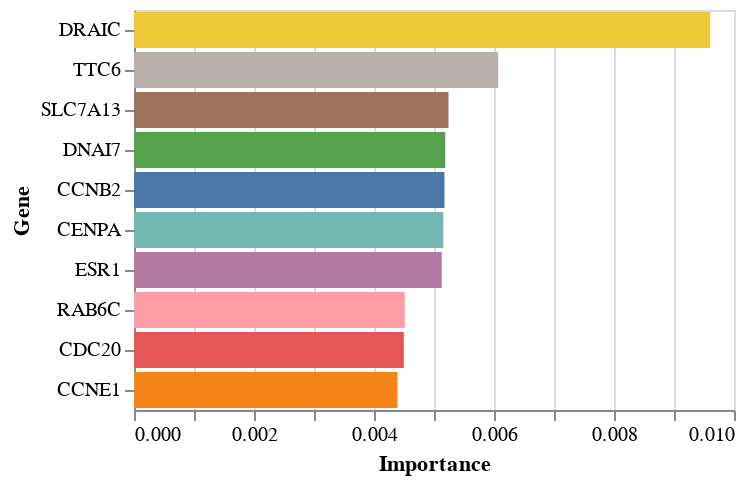

Notebook code cell kept with this figure:
### Code cell
alt.Chart(feature_data).mark_bar().encode(
    y= alt.Y("Feature Names", sort=alt.EncodingSortField(field="Importance", op="count", order='ascending'), title="Gene"),
    x=alt.X('Importance:Q'),
    color= alt.Color("Feature Names", title= "Gene", legend= None),
    tooltip = ["Feature Names", "Importance"]
)

### Figure 1 — Vega-Lite specification as saved in the notebook (floating-point values rounded to 4 significant figures)
{"config": {"view": {"continuousWidth": 300, "continuousHeight": 300}}, "data": {"name": "data-425e68533b37cbf37a48ac48eefc2cc6"}, "mark": {"type": "bar"}, "encoding": {"color": {"field": "Feature Names", "legend": null, "title": "Gene", "type": "nominal"}, "tooltip": [{"field": "Feature Names", "type": "nominal"}, {"field": "Importance", "type": "quantitative"}], "x": {"field": "Importance", "type": "quantitative"}, "y": {"field": "Feature Names", "sort": {"field": "Importance", "op": "count", "order": "ascending"}, "title": "Gene", "type": "nominal"}}, "$schema": "https://vega.github.io/schema/vega-lite/v5.20.1.json", "datasets": {"data-425e68533b37cbf37a48ac48eefc2cc6": [{"Feature": "ENSG00000245750.6", "Importance": 0.009603, "Feature Names": "DRAIC"}, {"Feature": "ENSG00000139865.15", "Importance": 0.00607, "Feature Names": "TTC6"}, {"Feature": "ENSG00000164893.7", "Importance": 0.005241, "Feature Names": "SLC7A13"}, {"Feature": "ENSG00000118307.17", "Importance": 0.005187, "Feature Names": "DNAI7"}, {"Feature": "ENSG00000157456.6", "Importance": 0.005174, "Feature Names": "CCNB2"}, {"Feature": "ENSG00000115163.13", "Importance": 0.005155, "Feature Names": "CENPA"}, {"Feature": "ENSG00000091831.20", "Importance": 0.005129, "Feature Names": "ESR1"}, {"Feature": "ENSG00000222014.5", "Importance": 0.004514, "Feature Names": "RAB6C"}, {"Feature": "ENSG00000117399.12", "Importance": 0.004496, "Feature Names": "CDC20"}, {"Feature": "ENSG00000105173.12", "Importance": 0.004393, "Feature Names": "CCNE1"}]}}
